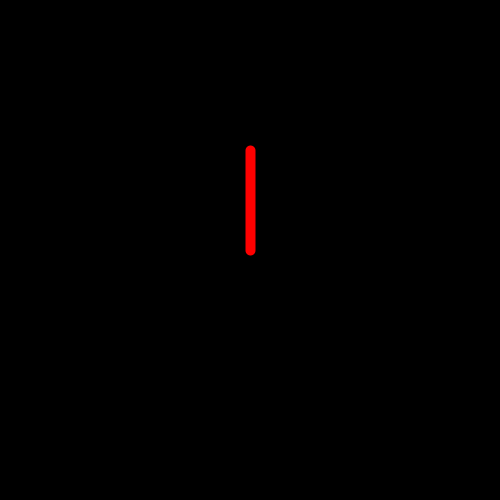
Frame 1 (no input)
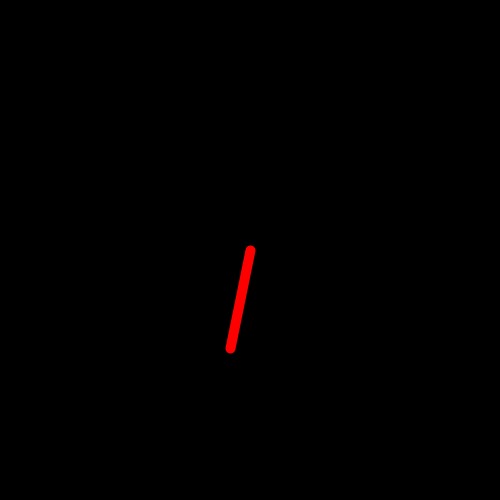
Frame 60 (the mouse pressed at the canvas centre just before this capture)
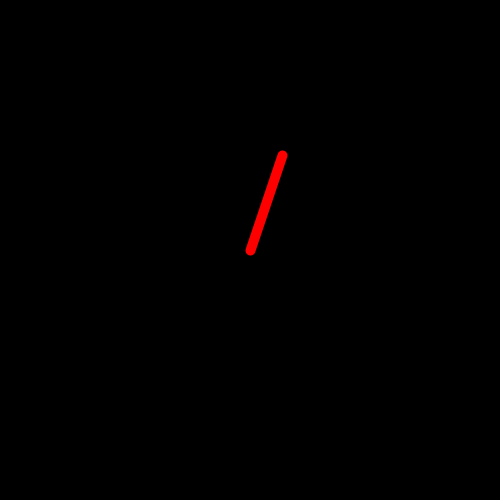
Frame 120 (the mouse held since frame 60 and released just before this capture)

The Processing sketch that drew these frames (run headless with seeded random() and noise(); from frame 60 on, the mouse is pressed at the canvas centre):

// Processing sketch: rotazione
// ── rotazione.pde
float a;

void setup(){
  size(500,500);
  a = 0;
}

void draw(){
  background(0);
  translate(width/2,height/2);
  rotate(a);
  stroke(#ff0000);
  strokeWeight(10);
  line(0,0,0,-100);
  a-=0.05;
}
